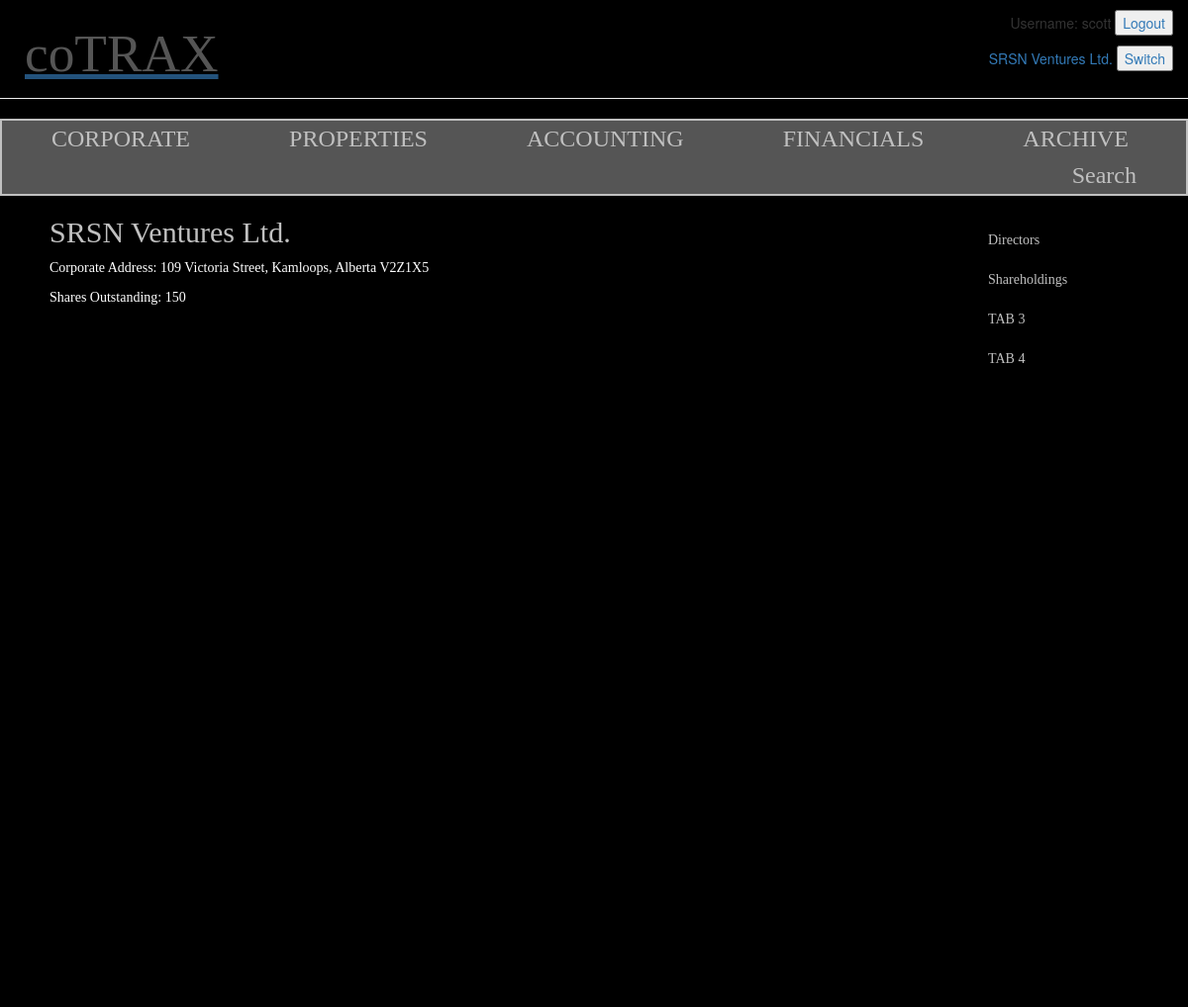
The page /1/home/ (signed in) on the database its author committed.
### reco/models.py (models this page shows, shortened)
class Account_Holder(models.Model):
    name = models.CharField(max_length=100)
    entry_by = models.ForeignKey('auth.User',default='')
    address = models.CharField(max_length=200)
    city = models.CharField(max_length=50)
    province = models.ForeignKey('Province')
    postalcode = models.CharField(max_length=50)

class Province(models.Model):
    name = models.CharField(max_length=25)
    def __str__(self):
        return self.name

### reco/views.py (the view)
# urls.py: url(r'^(?P<pk>[0-9]+)/home/$', views.company_home, name='company_home'),
@login_required
def company_home(request, pk):
    company = get_object_or_404(Account_Holder, pk=pk)
    t1 = Personal_Shares.objects.filter(company__pk=pk)
    t2 = Corporate_Shares.objects.filter(company__pk=pk)
    result_list = sorted(chain(t1,t2),key=lambda instance: instance.transaction_date)
    share_count = 0
    for i in result_list:
        if str(i.transaction_type) == 'Issue':
            share_count += i.number_of_shares
        elif str(i.transaction_type) == 'Cancel':
            share_count -= i.number_of_shares
    return render(request, 'reco/company_home.html', {'company':company, 'share_count':share_count})

### reco/models.py (called while the page is built)
    def __str__(self):
        return self.name

### reco/templates/reco/company_home.html
{% extends 'reco/base.html' %}
{% block content %}
    <div class="side-menu">
        <ul>
            <li><a href="{% url 'reco:company_directors' pk=company.id %}">Directors</li>
            <li><a href="{% url 'reco:company_sharelog' pk=company.id %}">Shareholdings</li>
            <li><a href="http://google.com" </a>TAB 3</li>
            <li><a href="http://google.com" </a>TAB 4</li>
        </ul>
    </div>
        <h2>{{ company.name }}</h2>
        <p>Corporate Address: {{ company.address }}, {{ company.city }}, {{ company.province }} {{ company.postalcode }}</p>
        <p>Shares Outstanding: {{ share_count }}</p>
    {% endblock %}

### reco/templates/reco/base.html (shortened to what this page needs)
{% load staticfiles %}
<html>
    <head>
        <link rel="stylesheet" href="//maxcdn.bootstrapcdn.com/bootstrap/3.2.0/css/bootstrap.min.css">
        <link rel="stylesheet" href="//maxcdn.bootstrapcdn.com/bootstrap/3.2.0/css/bootstrap-theme.min.css">
        <link rel="stylesheet" href="{% static 'css/reco.css' %}">
    </head>
    <body>
            <div class="userbar">
                <ul>
                {% if user.is_authenticated %}
                    <li>Username: {{ user.username }} <button type="button"><a href="{% url 'logout' %}">Logout</button></li>
                    <li>{{ company.name }} <button type="button"><a href="{% url 'reco:company_select' %}">Switch</button></li>
                {% else %}
                    <li>Registered User? <button type="button"><a href="{% url 'login' %}">Login</button></li>
                    <li>New User? Register</li>
                {% endif %}
                </ul>
            </div>
        <div class="page-header">
            <h1>coTRAX</h1>
        </div>
        <div class="top-menu">
            <ul>
                <li><a href="{% url 'reco:company_home' pk=company.id %}">CORPORATE</li>
                <li><a href="{% url 'reco:buildings_list' pk=company.id %}">PROPERTIES</li>
                <li><a href="{% url 'reco:accounting_overview' pk=company.id %}">ACCOUNTING</li>
                <li><a href="{% url 'reco:financials_view' pk=company.id %}">FINANCIALS</li>
                <li><a href="{% url 'reco:archive_view' pk=company.id %}">ARCHIVE</li>
                <li style="float:right"><a href="http://google.com" </a>Search</li>
            </ul>
        </div>
	<div class="content">
            {% block content %}
            {% endblock %}
	</div>
   </body>
</html>

### reco/static/css/reco.css (style rules this page uses)
.page-header { background-color: #36454fk; margin-top: 0; padding: 5px 5px 5px 5px; }
.page-header h1, .page-header h1 a, .page-header h1 a:visited, .page-header h1 a:active { color: #555; font-size: 40pt; font-family: Verdana; margin-left: 20px; text-decoration: none; }
.userbar ul { list-style-type: none; margin: 0; padding: 0; float: right; background-color: black; width: 25%; }
.userbar li { text-align:right; padding-top: 10px; padding-bottom: 0px; padding-right:15px; }
body { background: black; }
.top-menu ul { list-style-type: none; margin: 0; padding: 0; overflow: hidden; background-color: #555; border: 2px solid silver; }
.top-menu li { float: left; }
.top-menu li a { display: block; font-family: Verdana; font: 18pt bold; color: silver; text-align: center; padding: 0px 50px; margin-top: 5px; margin-bottom: 5px; text-decoration: none; }
.side-menu ul { list-style-type: none; margin: 0; padding: 0; float: right; background-color: black; width: 18%; height: 100%; overflow: auto; }
.side-menu li { text-align: left; }
.side-menu li a { display: block; padding: 5px; color: silver; font-family: Verdana; font: 16pt; text-decoration: none; }
.content { margin-left: 50px; font-family: Verdana; color: white; }
.content p, .content p a { color: white; text-decoration: none; }
.content h2, .content h2 a { color: silver; font-family: Verdana; font: 16pt; text-decoration: none; }

### rows shown on the page
Account_Holder: name "SRSN Ventures Ltd.", address "109 Victoria Street", city "Kamloops", province "Alberta", postalcode "V2Z1X5"

### other values the page prints
{{ user.username }} "scott"
{{ share_count }} "150"
